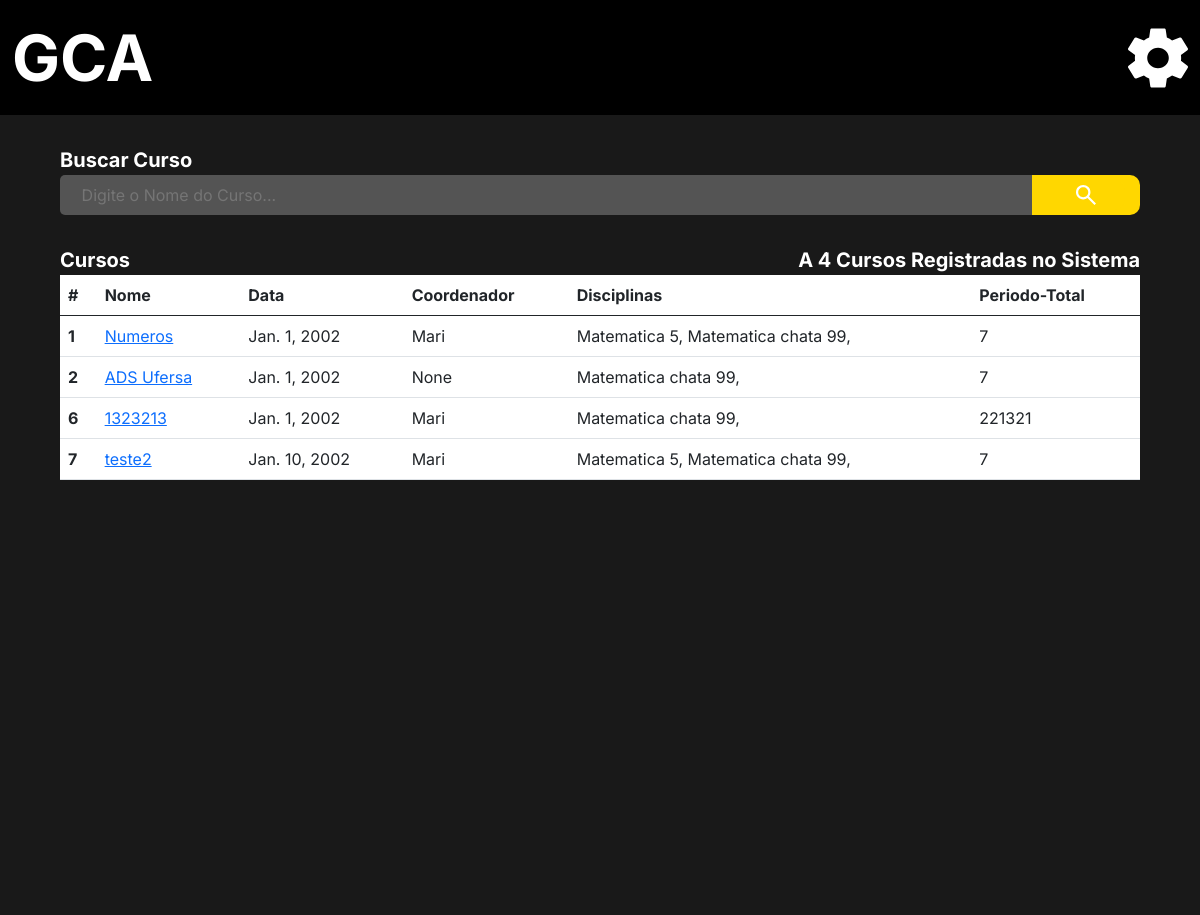
/adm/list_courses/ (signed in), run on the app's committed database.
### administrador/models.py (models this page shows, shortened)
class Curso (models.Model):
    nome = models.CharField(("Nome do Curso"), max_length=150, null=False, blank=False)
    ano = models.DateField("Ano")
    periodos =  models.IntegerField(('Total de peridodos'), null=False, blank=False)
    disciplina = models.ManyToManyField("administrador.Disciplina", verbose_name=("Disciplinas"),blank=False)
    coordenador = models.ForeignKey(User, verbose_name=("Coordenador"), on_delete=models.SET_NULL, null=True)
    verbose_name = 'Curso'
    verbose_name_plural = 'Cursos'

class Disciplina (models.Model):
    OPTATIVA = (
        ("S", "Sim"),
        ("N", "Não"),
    )
    nome = models.CharField(("Nome da Disciplina"), max_length=150, null=False)
    perido = models.IntegerField(("Periodo da disciplina"))
    carga_horaria = models.IntegerField(("Carga Horaria"))
    optativa = models.CharField(("Opitativa"), choices=OPTATIVA, blank=False, null=False,max_length=20)
    dependencia = models.ManyToManyField("self", verbose_name=("Dependencias"), blank=True, default='Sem Dependencia')
    aberto = models.BooleanField(("Aberto"), default='False')
    data_final = models.DateField(("Data Final"), blank=True, null=True,auto_now=False, auto_now_add=False)
    verbose_name = 'Disciplina'
    verbose_name_plural = 'Disciplinas'
    def __str__(self):
        return self.nome +' '+ str(self.perido)

### Users/models.py (models this page shows)
class CustomUser(AbstractUser):
    image = models.ImageField(upload_to='Media', blank=True, null=False, default='Media/no_image_dafaut.jpg')
    matricula = models.CharField("Matricula", max_length=150, unique=True)
    username = models.CharField(("Nome"), max_length=50, unique=False, primary_key=None)
    email = models.EmailField("E-mail", unique=True)
    cpf = models.CharField("CPF", max_length=14, unique=True)
    phone = models.CharField("Telefone", max_length=15, blank=True, null=True)
    data_de_nascimento = models.DateField('Data de Nascimento', blank=True, null=True)
    primeiro_login = models.BooleanField(default=True)
    curso_relacao = models.ForeignKey("administrador.Curso", verbose_name=("Curso"), blank=True, null=True,on_delete=models.SET_NULL)
    disciplina_relacao = models.ManyToManyField("administrador.Disciplina", verbose_name=("Disciplina"), blank=True)
    is_staff = models.BooleanField('Membro da equipe', default=True)
    USERNAME_FIELD = 'matricula'
    REQUIRED_FIELDS = ['username' , 'email' ,'cpf', 'phone']
    def __str__(self):
        return self.username
    objects = UserManager()

### administrador/views.py (the view)
# urls.py: path('adm/list_courses/',  lista_cursos, name = 'lista_cursos'),
@login_required(login_url='/user/login/')
def lista_cursos(request):
    if request.user.is_superuser == True:
        lista_de_cursos = Curso.objects.all()
        len_cursos = len(Curso.objects.all())
        return render(request, 'curso_list.html', {'curso' : lista_de_cursos,
                                                   'len': len_cursos})
    else:
        return redirect ('http://127.0.0.1:8000/',{})

### administrador/templates/curso_list.html (shortened to what this page needs)
{% extends 'base.admin.html' %}
{% load static %}
{% block import_title_css %}
    <link href="https://cdn.jsdelivr.net/npm/bootstrap@5.0.2/dist/css/bootstrap.min.css" rel="stylesheet">
    <link rel="stylesheet" href="{% static 'css/lista_cursos.css' %}">
{% endblock %}
{% block main %}
<div class="main">
    <div class="search_box">
        <form action=""  method="">
            <div>
                <label for="search_box">Buscar Curso</label>
            </div>
            <div class="search_bar">
                <input type="text" id="search_box" name="search_box" placeholder="Digite o Nome do Curso...">
                <button class="enviar_botao" type="submit">
                    <img class="lupa" src="{% static 'icons/search_thing.svg' %}" alt="">
                </button>
            </div>
        </form>
    </div>
    <div class="center">
        <div class="two_lables">
            <div>
                <p class="label_title">Cursos</p>
                {% if len > 1 %}
                    <p class="label_title">A {{ len }} Cursos Registradas no Sistema</p>
                {%else  %}
                    <p class="label_title">A {{ len }} Curso Registradas no Sistema</p>
                {% endif %}
            </div>
        </div>
    </div>
    <div class="center_2">
        <div class="list">
            <table class="table">
                <thead>
                  <tr>
                    <th scope="col">#</th>
                    <th scope="col">Nome</th>
                    <th scope="col">Data</th>
                    <th scope="col">Coordenador</th>
                    <th scope="col">Disciplinas</th>
                    <th scope="col">Periodo-Total</th>
                  </tr>
                </thead>
                <tbody>
                    {% for dados in curso %}
                        <tr>
                            <th scope="row"> {{dados.id}} </th>
                            <td><a href="{% url 'curso' dados.id %}">{{dados.nome}}</a></td>
                            <td>{{dados.ano}}</td>
                            <td>{{dados.coordenador}}</td>
                            <td>
                                {% for disciplina in dados.disciplina.all %}
                                    {{disciplina}},
                                {% endfor %}
                            </td>
                            <td>{{dados.periodos}}</td>
                        </tr>
                    {% endfor %}
                </tbody>
              </table>
        </div>
    </div>
</div>
{% endblock %}

### static/css/base.css (style rules this page uses)
* { margin: 0%; padding: 0%; border: 0%; font-family: inter; text-decoration: none; }
a { text-decoration: none; }

### static/css/modal_menu.css (style rules this page uses)
p { margin-bottom: 0px !important; }

### administrador/static/css/lista_cursos.css (style rules this page uses)
.main { background-color: #191919; min-height: 100vh; max-height: calc(max-content + 100px); border: none; }
form { padding-top: 30px; display: flex; flex-direction: column; justify-content: center; align-items: center; }
.search_bar { display: flex; justify-content: left; }
#search_box { border: none; border-radius: 5px 0px 0px 5px; }
.search_box div { width: 90%; }
.search_bar input { width: 90%; padding-left: 2%; background-color: #545454; color: #9B9B9B; outline: none; }
form div label { font-size: 20px; color: white; font-weight: bold; }
.lupa { z-index: 0; background-color: #FFD700; padding: 5px 15px 5px 15px; border-radius: 0px 10px 10px 0px; cursor: pointer; width: 126px; height: 30px; }
.enviar_botao { width: 10%; background-color: #FFD700; padding: 5px 15px 5px 15px; border-radius: 0px 10px 10px 0px; border: none; cursor: pointer; display: flex; align-content: center; overflow: hidden; justify-content: center; }
.center { padding-top: 30px; display: flex; flex-direction: column; justify-content: center; align-items: center; }
.two_lables { width: 90%; }
.two_lables div { display: flex; justify-content: space-between; }
.two_lables p { text-align: center; color: white; font-size: 20px; font-weight: bold; }
.center_2 { padding-left: 5%; padding-Right: 5%; padding-bottom: 5%; }
.table { width: 100%; background-color: white; }

### data on the page
Curso: id "1", nome "Numeros", ano "Jan. 1, 2002", coordenador "Mari", periodos "7"
Disciplina: nome+perido "Matematica 5"
Disciplina: nome+perido "Matematica chata 99"
Curso: id "2", nome "ADS Ufersa", ano "Jan. 1, 2002", coordenador "None", periodos "7"
Curso: id "6", nome "1323213", ano "Jan. 1, 2002", coordenador "Mari", periodos "221321"
Curso: id "7", nome "teste2", ano "Jan. 10, 2002", coordenador "Mari", periodos "7"

### other printed values
{{ len }} "4"
